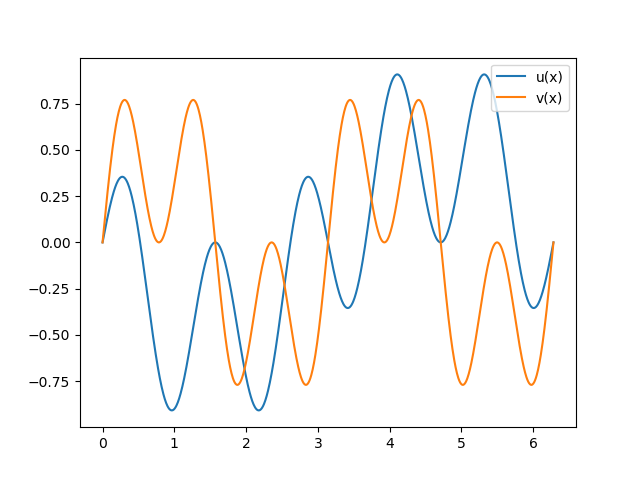

Source code (Python):
from math import sin, cos, pi
import numpy as np
import matplotlib.pyplot as plt

class F:
    def __init__(self, n, m):
        self.n = n
        self.m = m

    def __call__(self, x):
        return sin(self.n*x) * cos(self.m*x)


u = F(2, 3)
v = F(4, 2)

x = np.linspace(0, 2*pi, 1001)

u_arr = np.array([u(i) for i in x])
v_arr = np.array([v(i) for i in x])

plt.plot(x, u_arr, label="u(x)")
plt.plot(x, v_arr, label="v(x)")
plt.legend()
plt.savefig("F.png")
plt.show()

'''
(base) corybalaton@Corys-MacBook-Pro Uke 43 % /Users/corybalaton/opt/anaconda3/bin/python "/Users/corybalaton/Documents/UiO/IN1900/Uke 43/F.py"
'''

